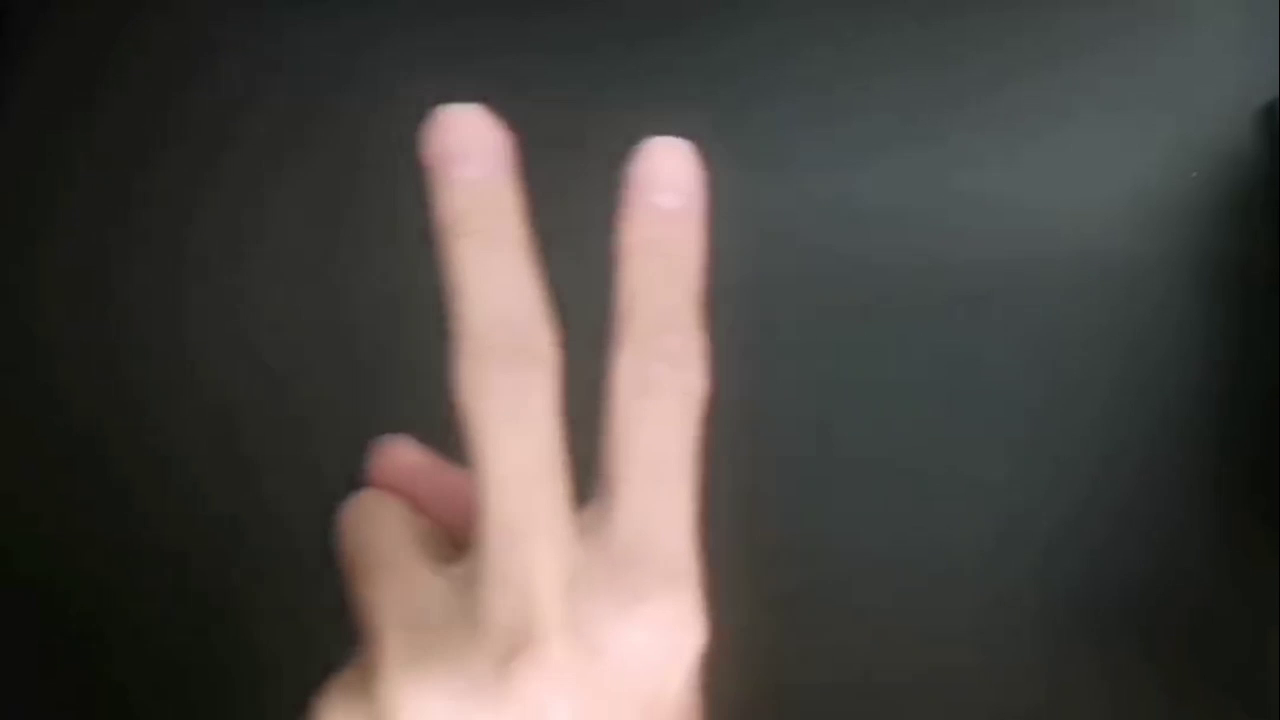
#> input picture frame 9 of hand_gesture_detection_project/birdview_2/birdview.mp4, 1280 x 720 px
$ python test.py
#> lines starting #> are read from the running program, lines starting #| are printed output that depends on the picture
import numpy as np
import cv2
from time import sleep
import queue


class MHI:
    def __init__(self, cap, tau, delta, xi, t):
#> called with tau = 200, delta = 10, xi = 20, t = 2
        self.tau = tau
        self.delta = delta
        self.xi = xi
        self.t = t
        self.cap = cap
        self.data = queue.Queue()
        ret, frame = cap.read()
#> frame is the input picture: shape (720, 1280, 3); mean B, G, R 66.6, 70.6, 75.1
        if ret:
            for i in range(t):
                self.data.put(frame)
        self.H = np.zeros(frame.shape)

    def getimag(self):

        ret, frame = cap.read()
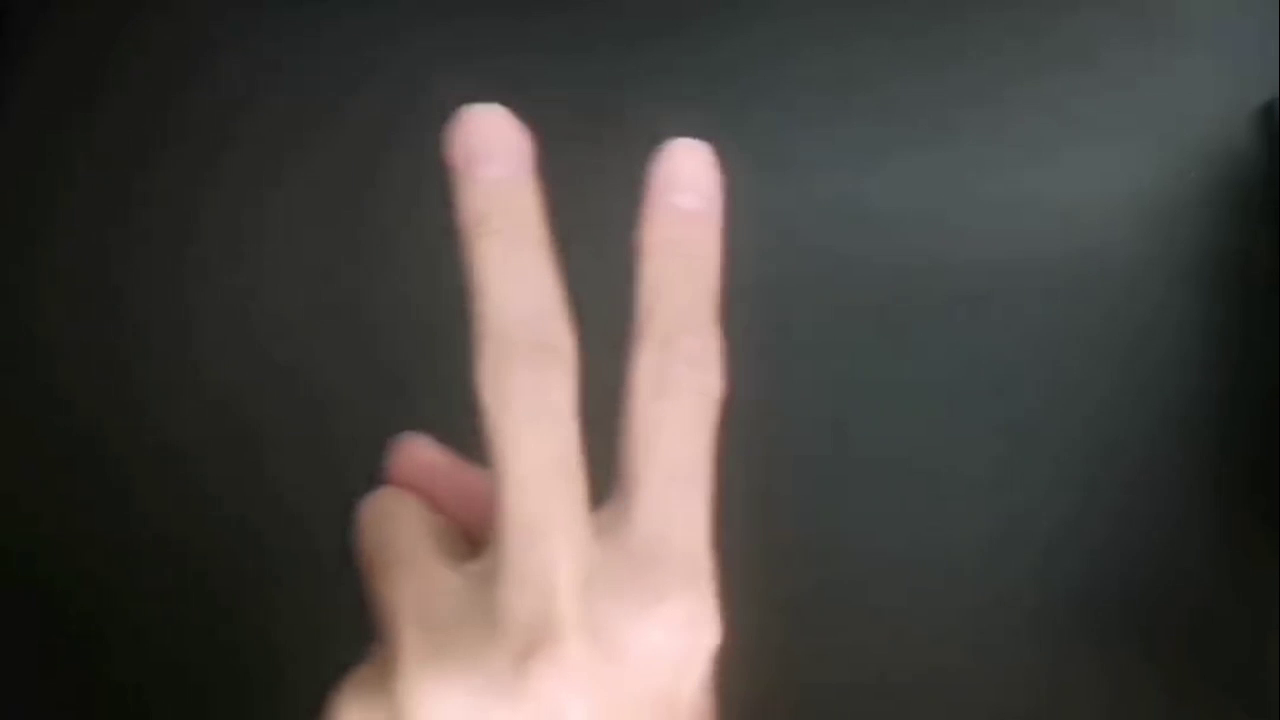
#> input picture frame 10 of hand_gesture_detection_project/birdview_2/birdview.mp4, 1280 x 720 px
#> frame is the input picture: shape (720, 1280, 3); mean B, G, R 65.5, 69.5, 73.9
        if not ret:
            return ret, frame
        self.data.put(frame)
        old_frame = self.data.get()
        a = cv2.addWeighted(old_frame.astype(float), 1, frame.astype(float), -1, 0)
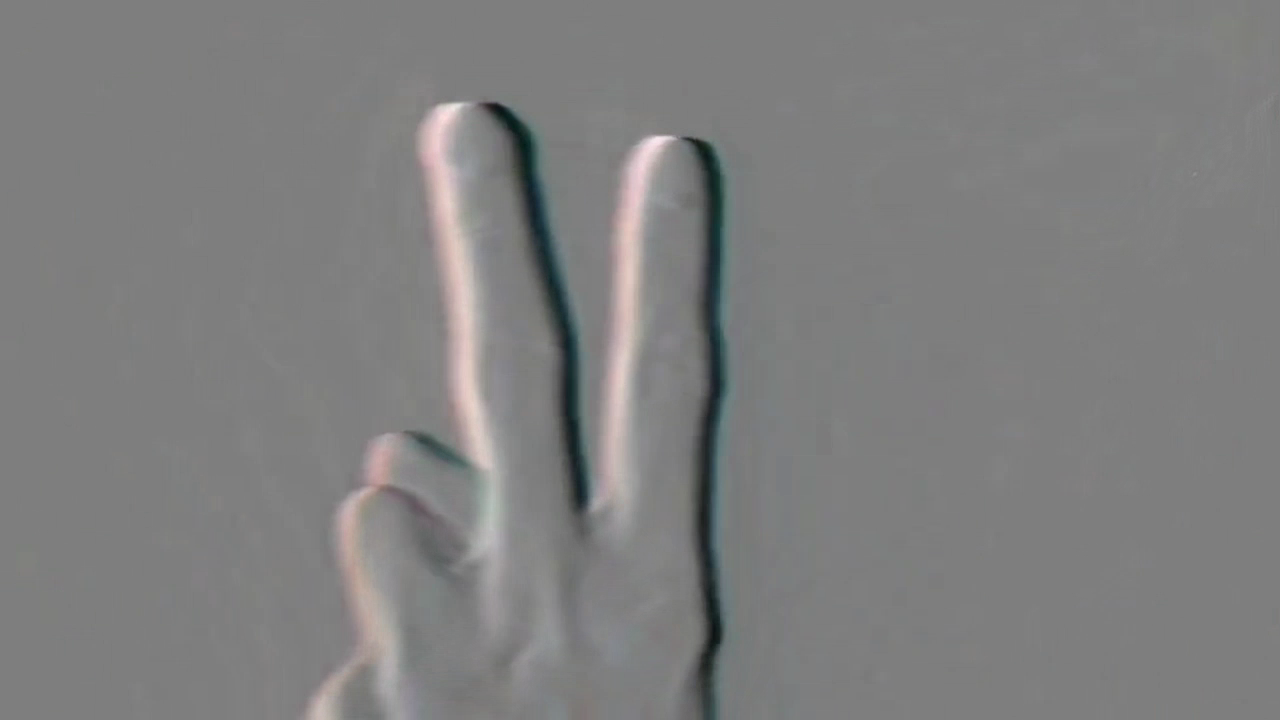
#> a: shape (720, 1280, 3) float64; mean B, G, R 1.1, 1.1, 1.2; drawn with min black and max white
        D = np.fabs(a)
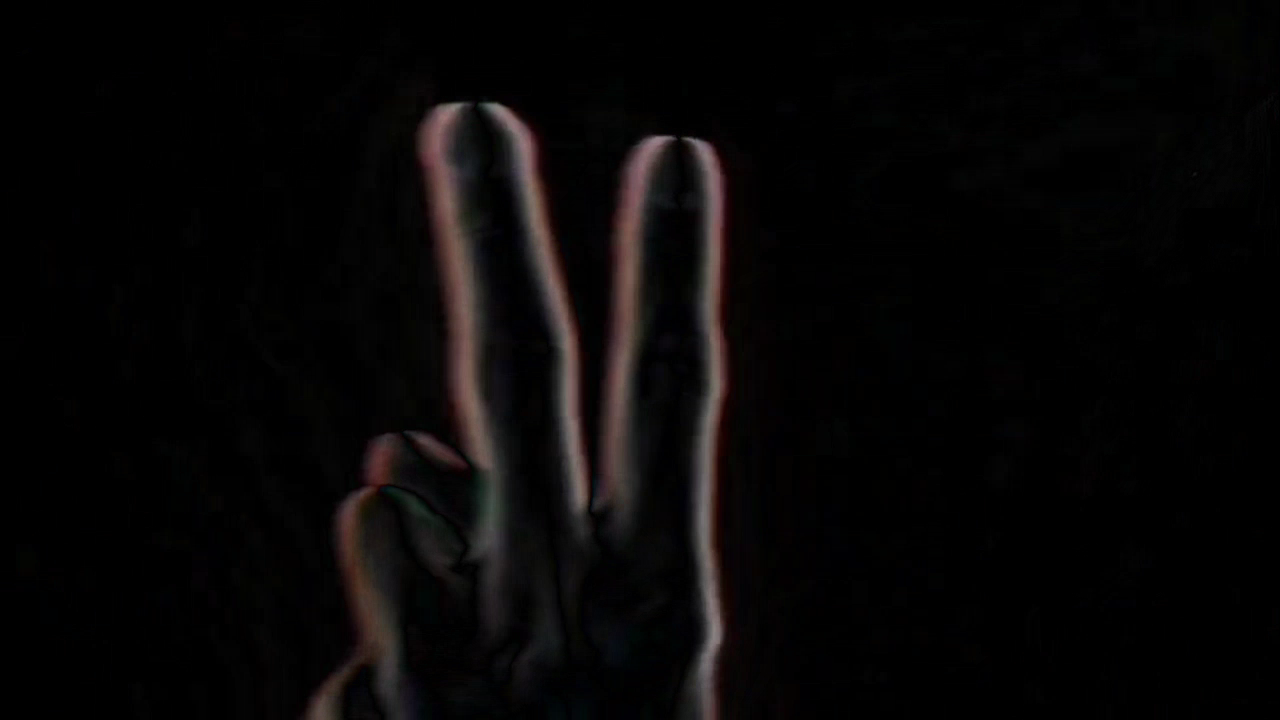
#> D: shape (720, 1280, 3) float64; mean B, G, R 6.2, 6.3, 7.7
        Psi = D >= self.xi
        c = self.H - self.delta
        H = np.maximum(0, c)
        H[Psi] = self.tau
        self.H = H
        return ret, H.astype("uint8")


cap = cv2.VideoCapture('hand_gesture_detection_project/birdview_2/birdview.mp4')
a = MHI(cap, tau=200, xi=20, delta=10, t=2)
while cap.isOpened():
    _, frame = a.getimag()
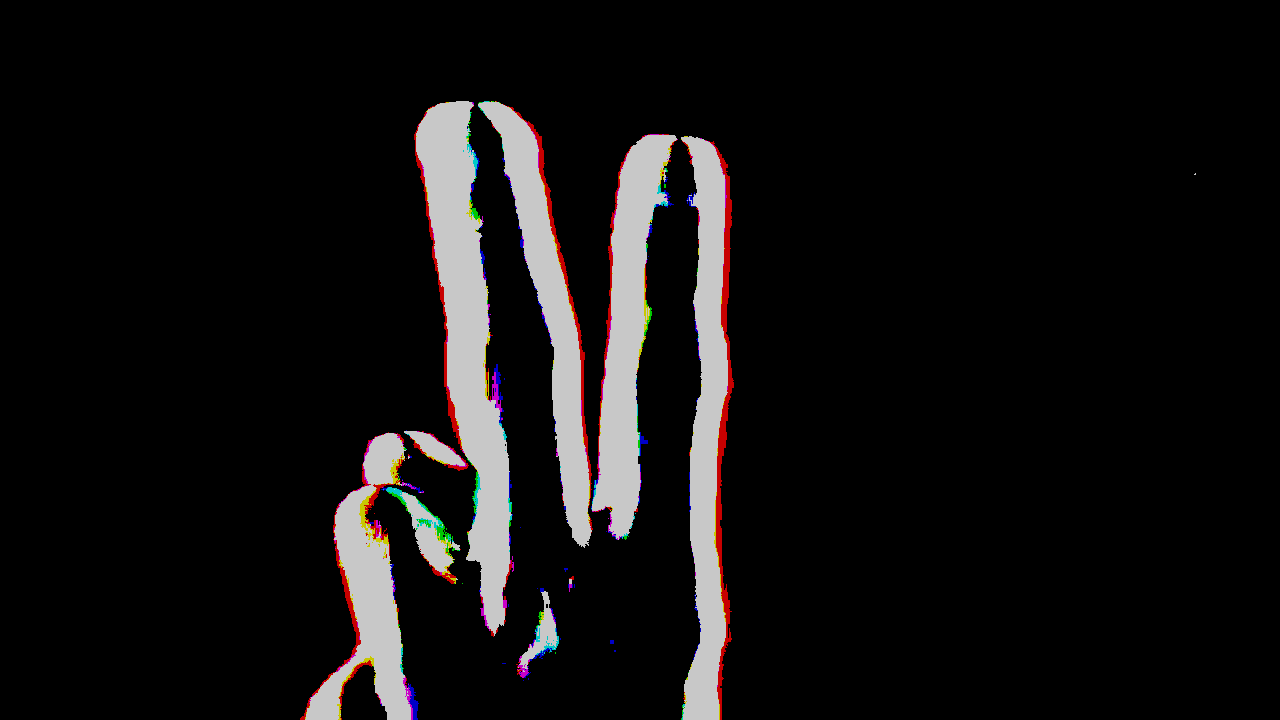
#> frame: shape (720, 1280, 3); mean of channels 0, 1, 2 17.7, 17.6, 19.2; drawn as B, G, R
    cv2.imshow("out_win", frame)
    sleep(0.04)
    if cv2.waitKey(1) == ord('q'):
#> (key q is pressed here)
        break
cap.release()
cv2.destroyAllWindows()

$ run again, starting later in the video
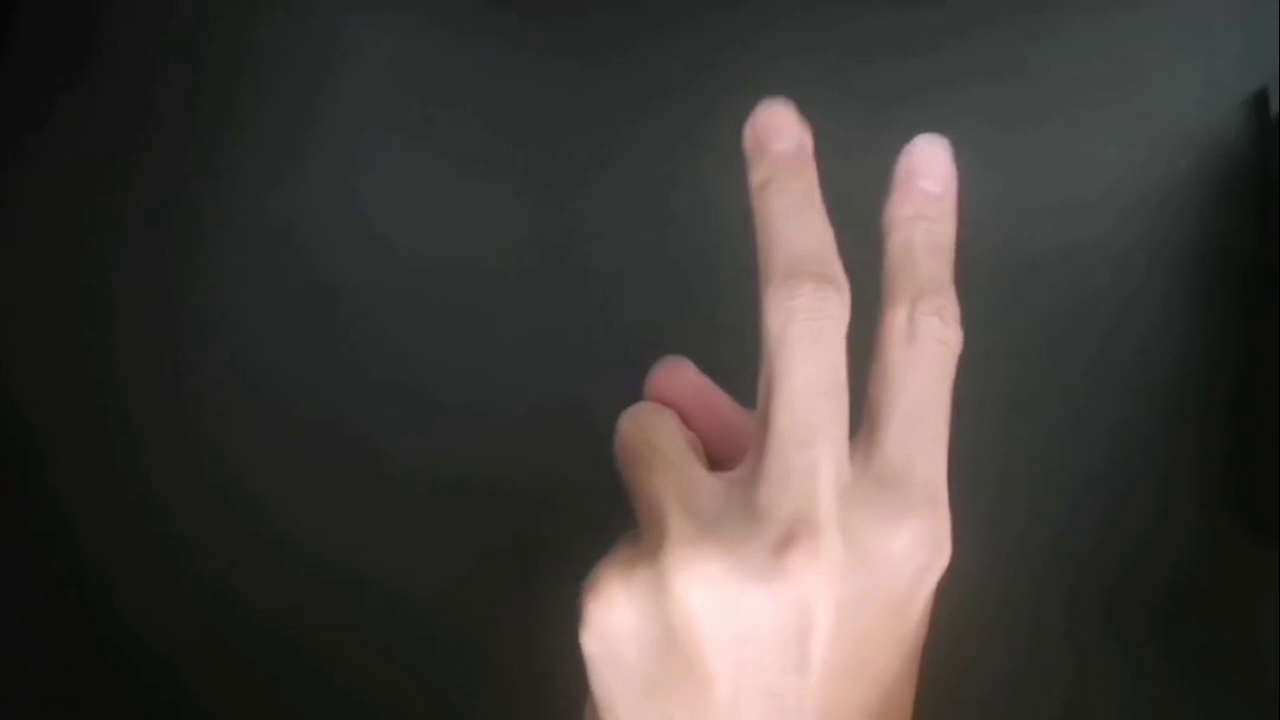
#> input picture frame 43 of hand_gesture_detection_project/birdview_2/birdview.mp4, 1280 x 720 px
#> in __init__, frame is the input picture: shape (720, 1280, 3); mean B, G, R 57.4, 60.8, 65.8
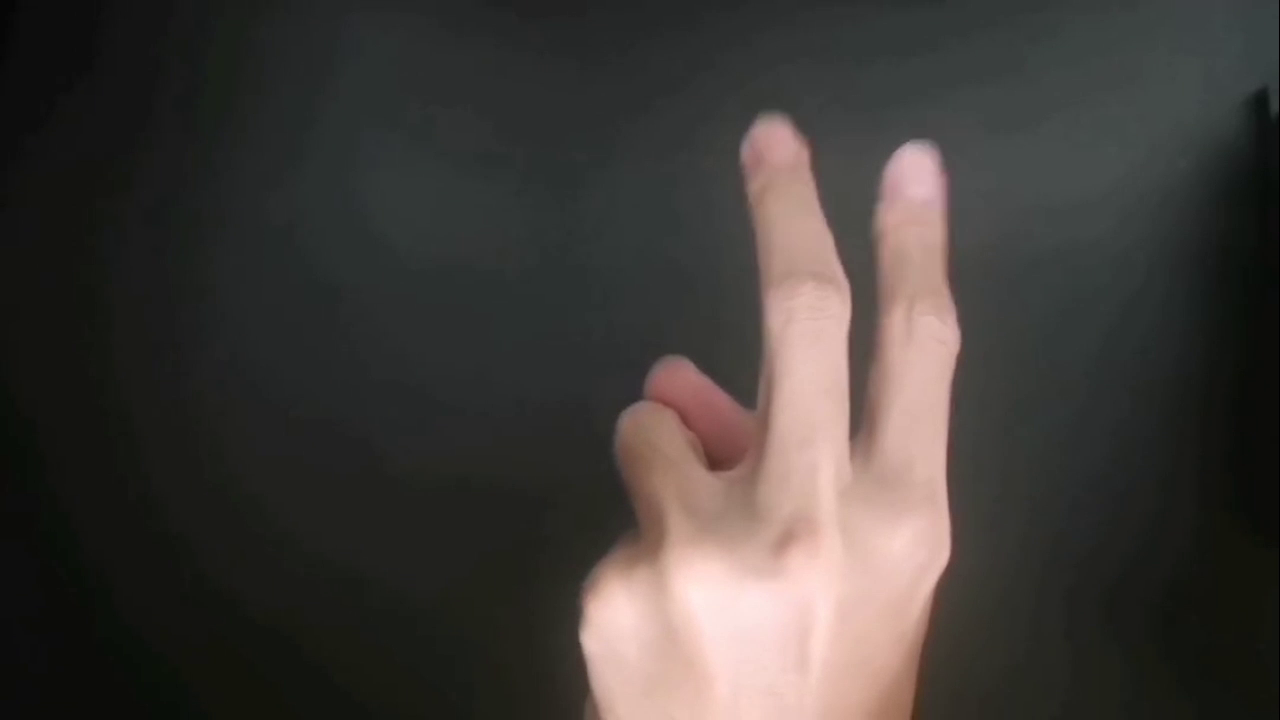
#> input picture frame 44 of hand_gesture_detection_project/birdview_2/birdview.mp4, 1280 x 720 px
#> in getimag, frame is the input picture: shape (720, 1280, 3); mean B, G, R 56.8, 60.3, 65.1
#> in getimag, `D = np.fabs(a)`:
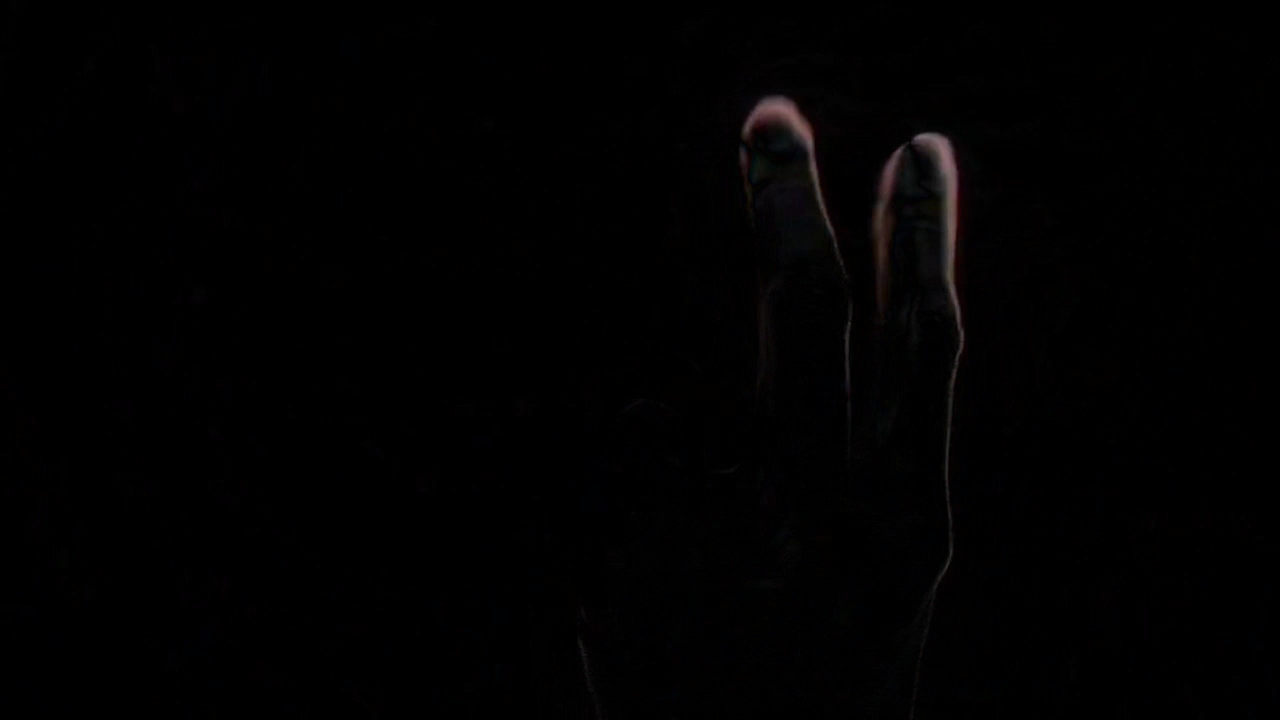
#> D: shape (720, 1280, 3) float64; mean B, G, R 1.1, 1, 1.3

$ run again, starting later in the video
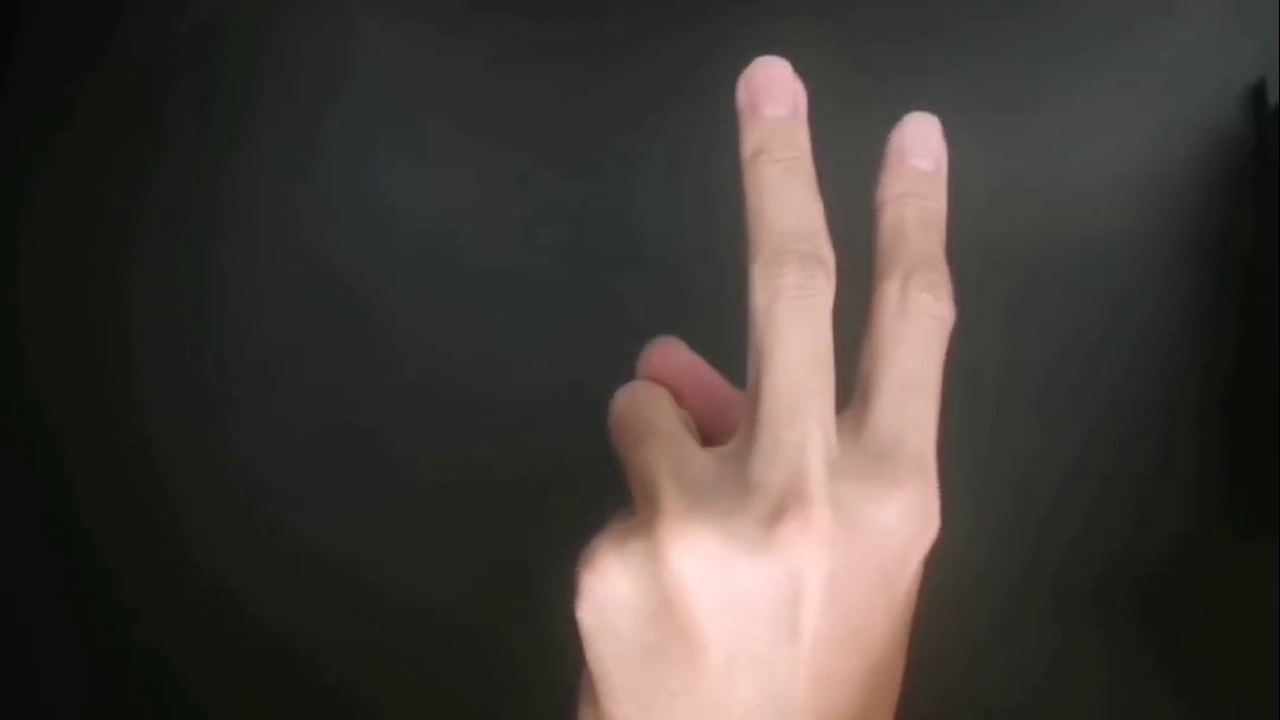
#> input picture frame 77 of hand_gesture_detection_project/birdview_2/birdview.mp4, 1280 x 720 px
#> in __init__, frame is the input picture: shape (720, 1280, 3); mean B, G, R 55.8, 59.7, 65.8
#> in getimag, `a = cv2.addWeighted(old_frame.astype(float), 1, frame.astype(float), -..`:
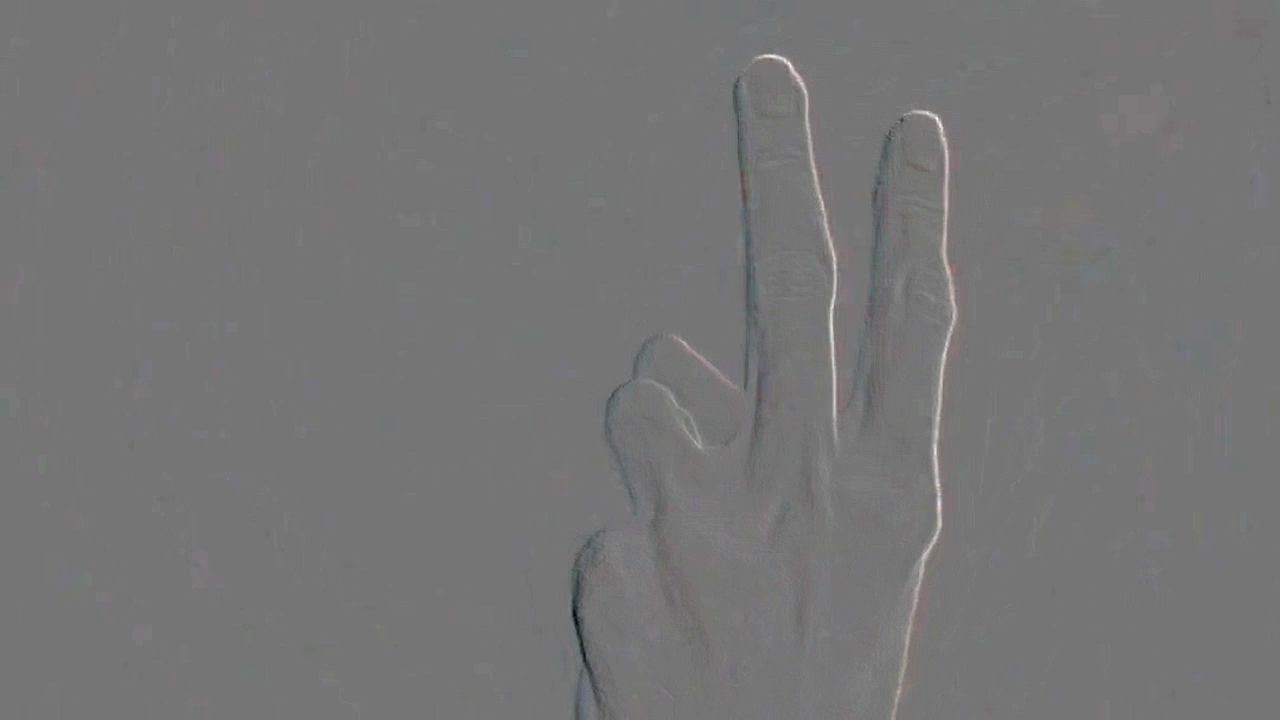
#> a: shape (720, 1280, 3) float64; mean B, G, R 0.2, 0.1, 0.2; drawn with min black and max white
#> in getimag, `Psi = D >= self.xi`:
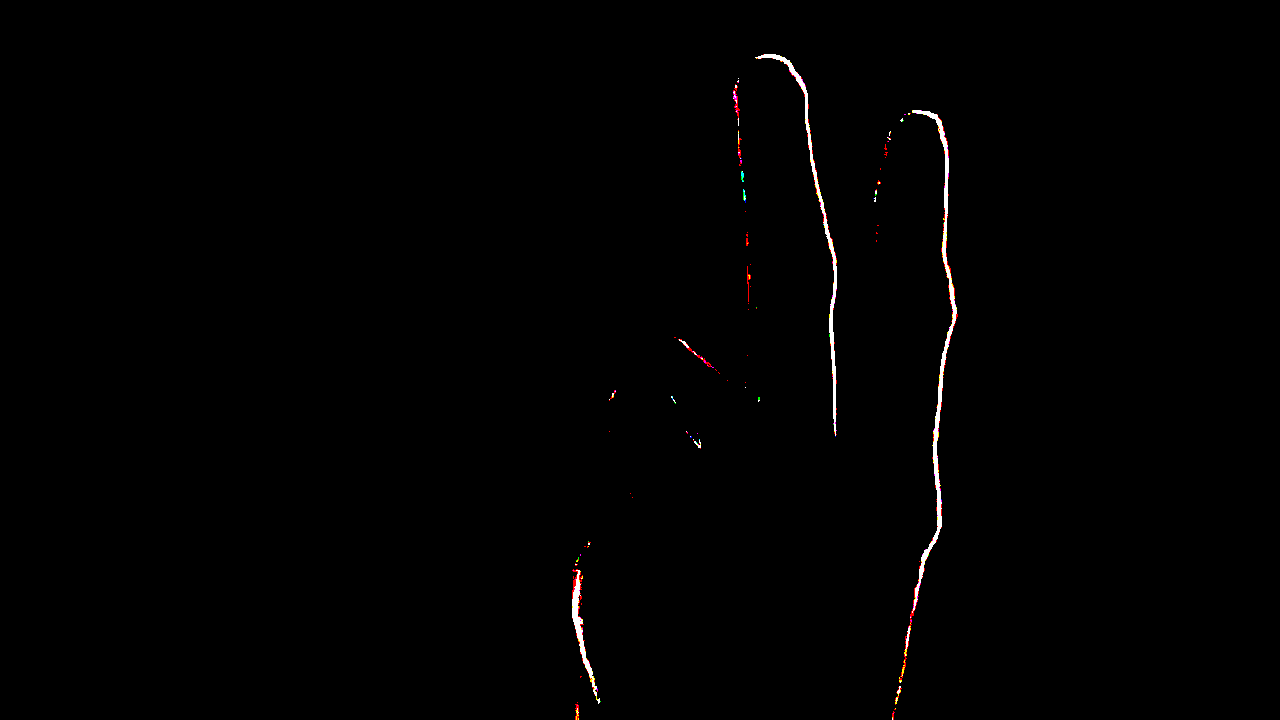
#> Psi: shape (720, 1280, 3) bool; mean B, G, R 0.00475, 0.00494, 0.00619
